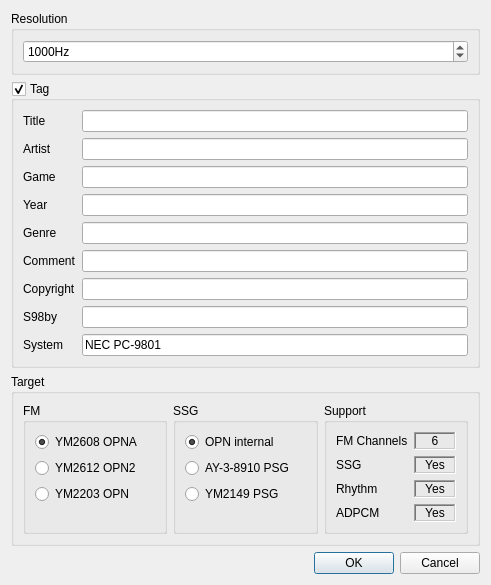
<?xml version="1.0" encoding="UTF-8"?>
<ui version="4.0">
 <class>S98ExportSettingsDialog</class>
 <widget class="QDialog" name="S98ExportSettingsDialog">
  <property name="geometry">
   <rect>
    <x>0</x>
    <y>0</y>
    <width>491</width>
    <height>521</height>
   </rect>
  </property>
  <property name="windowTitle">
   <string>S98 export settings</string>
  </property>
  <layout class="QVBoxLayout" name="verticalLayout_3">
   <item>
    <widget class="QGroupBox" name="resGroupBox">
     <property name="title">
      <string>Resolution</string>
     </property>
     <layout class="QHBoxLayout" name="horizontalLayout_2">
      <item>
       <widget class="QSpinBox" name="resSpinBox">
        <property name="suffix">
         <string notr="true">Hz</string>
        </property>
        <property name="minimum">
         <number>1</number>
        </property>
        <property name="maximum">
         <number>100000</number>
        </property>
        <property name="value">
         <number>1000</number>
        </property>
       </widget>
      </item>
     </layout>
    </widget>
   </item>
   <item>
    <widget class="QGroupBox" name="tagGroupBox">
     <property name="title">
      <string>Tag</string>
     </property>
     <property name="checkable">
      <bool>true</bool>
     </property>
     <layout class="QGridLayout" name="gridLayout">
      <item row="0" column="0">
       <widget class="QLabel" name="titleLabel">
        <property name="text">
         <string>Title</string>
        </property>
       </widget>
      </item>
      <item row="0" column="1">
       <widget class="QLineEdit" name="titleLineEdit"/>
      </item>
      <item row="1" column="0">
       <widget class="QLabel" name="artistLabel">
        <property name="text">
         <string>Artist</string>
        </property>
       </widget>
      </item>
      <item row="1" column="1">
       <widget class="QLineEdit" name="artistLineEdit"/>
      </item>
      <item row="2" column="0">
       <widget class="QLabel" name="gameLabel">
        <property name="text">
         <string>Game</string>
        </property>
       </widget>
      </item>
      <item row="2" column="1">
       <widget class="QLineEdit" name="gameLineEdit"/>
      </item>
      <item row="3" column="0">
       <widget class="QLabel" name="yearLabel">
        <property name="text">
         <string>Year</string>
        </property>
       </widget>
      </item>
      <item row="3" column="1">
       <widget class="QLineEdit" name="yearLineEdit"/>
      </item>
      <item row="4" column="0">
       <widget class="QLabel" name="genreLabel">
        <property name="text">
         <string>Genre</string>
        </property>
       </widget>
      </item>
      <item row="4" column="1">
       <widget class="QLineEdit" name="genreLineEdit"/>
      </item>
      <item row="5" column="0">
       <widget class="QLabel" name="commentLabel">
        <property name="text">
         <string>Comment</string>
        </property>
       </widget>
      </item>
      <item row="5" column="1">
       <widget class="QLineEdit" name="commentLineEdit"/>
      </item>
      <item row="6" column="0">
       <widget class="QLabel" name="copyrightLabel">
        <property name="text">
         <string>Copyright</string>
        </property>
       </widget>
      </item>
      <item row="6" column="1">
       <widget class="QLineEdit" name="copyrightLineEdit"/>
      </item>
      <item row="7" column="0">
       <widget class="QLabel" name="s98byLabel">
        <property name="text">
         <string>S98by</string>
        </property>
       </widget>
      </item>
      <item row="7" column="1">
       <widget class="QLineEdit" name="s98byLineEdit"/>
      </item>
      <item row="8" column="0">
       <widget class="QLabel" name="systemLabel">
        <property name="text">
         <string>System</string>
        </property>
       </widget>
      </item>
      <item row="8" column="1">
       <widget class="QLineEdit" name="systemLineEdit">
        <property name="text">
         <string>NEC PC-9801</string>
        </property>
       </widget>
      </item>
     </layout>
    </widget>
   </item>
   <item>
    <widget class="QGroupBox" name="groupBox">
     <property name="title">
      <string>Target</string>
     </property>
     <layout class="QHBoxLayout" name="horizontalLayout">
      <item>
       <widget class="QGroupBox" name="groupBox_2">
        <property name="title">
         <string>FM</string>
        </property>
        <layout class="QVBoxLayout" name="verticalLayout">
         <item>
          <widget class="QRadioButton" name="ym2608RadioButton">
           <property name="text">
            <string>YM2608 OPNA</string>
           </property>
           <property name="checked">
            <bool>true</bool>
           </property>
          </widget>
         </item>
         <item>
          <widget class="QRadioButton" name="ym2612RadioButton">
           <property name="text">
            <string>YM2612 OPN2</string>
           </property>
          </widget>
         </item>
         <item>
          <widget class="QRadioButton" name="ym2203RadioButton">
           <property name="text">
            <string>YM2203 OPN</string>
           </property>
          </widget>
         </item>
         <item>
          <spacer name="verticalSpacer">
           <property name="orientation">
            <enum>Qt::Vertical</enum>
           </property>
           <property name="sizeHint" stdset="0">
            <size>
             <width>20</width>
             <height>40</height>
            </size>
           </property>
          </spacer>
         </item>
        </layout>
       </widget>
      </item>
      <item>
       <widget class="QGroupBox" name="groupBox_3">
        <property name="title">
         <string>SSG</string>
        </property>
        <layout class="QVBoxLayout" name="verticalLayout_2">
         <item>
          <widget class="QRadioButton" name="internalSsgRadioButton">
           <property name="text">
            <string>OPN internal</string>
           </property>
           <property name="checked">
            <bool>true</bool>
           </property>
          </widget>
         </item>
         <item>
          <widget class="QRadioButton" name="ay8910PsgRadioButton">
           <property name="text">
            <string>AY-3-8910 PSG</string>
           </property>
          </widget>
         </item>
         <item>
          <widget class="QRadioButton" name="ym2149PsgRadioButton">
           <property name="text">
            <string>YM2149 PSG</string>
           </property>
          </widget>
         </item>
         <item>
          <spacer name="verticalSpacer_2">
           <property name="orientation">
            <enum>Qt::Vertical</enum>
           </property>
           <property name="sizeHint" stdset="0">
            <size>
             <width>20</width>
             <height>40</height>
            </size>
           </property>
          </spacer>
         </item>
        </layout>
       </widget>
      </item>
      <item>
       <widget class="QGroupBox" name="groupBox_4">
        <property name="title">
         <string>Support</string>
        </property>
        <layout class="QFormLayout" name="formLayout">
         <item row="0" column="0">
          <widget class="QLabel" name="label">
           <property name="text">
            <string>FM Channels</string>
           </property>
          </widget>
         </item>
         <item row="0" column="1">
          <widget class="QLabel" name="supportFmChannelsLabel">
           <property name="frameShape">
            <enum>QFrame::WinPanel</enum>
           </property>
           <property name="frameShadow">
            <enum>QFrame::Sunken</enum>
           </property>
           <property name="text">
            <string notr="true">6</string>
           </property>
           <property name="textFormat">
            <enum>Qt::PlainText</enum>
           </property>
           <property name="alignment">
            <set>Qt::AlignCenter</set>
           </property>
          </widget>
         </item>
         <item row="1" column="0">
          <widget class="QLabel" name="label_4">
           <property name="text">
            <string>SSG</string>
           </property>
          </widget>
         </item>
         <item row="1" column="1">
          <widget class="QLabel" name="supportSsgLabel">
           <property name="frameShape">
            <enum>QFrame::WinPanel</enum>
           </property>
           <property name="frameShadow">
            <enum>QFrame::Sunken</enum>
           </property>
           <property name="text">
            <string>Yes</string>
           </property>
           <property name="textFormat">
            <enum>Qt::PlainText</enum>
           </property>
           <property name="alignment">
            <set>Qt::AlignCenter</set>
           </property>
          </widget>
         </item>
         <item row="2" column="0">
          <widget class="QLabel" name="label_6">
           <property name="text">
            <string>Rhythm</string>
           </property>
          </widget>
         </item>
         <item row="2" column="1">
          <widget class="QLabel" name="supportRhythmLabel">
           <property name="frameShape">
            <enum>QFrame::WinPanel</enum>
           </property>
           <property name="frameShadow">
            <enum>QFrame::Sunken</enum>
           </property>
           <property name="text">
            <string>Yes</string>
           </property>
           <property name="textFormat">
            <enum>Qt::PlainText</enum>
           </property>
           <property name="alignment">
            <set>Qt::AlignCenter</set>
           </property>
          </widget>
         </item>
         <item row="3" column="0">
          <widget class="QLabel" name="label_7">
           <property name="text">
            <string>ADPCM</string>
           </property>
          </widget>
         </item>
         <item row="3" column="1">
          <widget class="QLabel" name="supportAdpcmLabel">
           <property name="frameShape">
            <enum>QFrame::WinPanel</enum>
           </property>
           <property name="frameShadow">
            <enum>QFrame::Sunken</enum>
           </property>
           <property name="text">
            <string>Yes</string>
           </property>
           <property name="textFormat">
            <enum>Qt::PlainText</enum>
           </property>
           <property name="alignment">
            <set>Qt::AlignCenter</set>
           </property>
          </widget>
         </item>
        </layout>
       </widget>
      </item>
     </layout>
    </widget>
   </item>
   <item>
    <widget class="QDialogButtonBox" name="buttonBox">
     <property name="orientation">
      <enum>Qt::Horizontal</enum>
     </property>
     <property name="standardButtons">
      <set>QDialogButtonBox::Cancel|QDialogButtonBox::Ok</set>
     </property>
    </widget>
   </item>
  </layout>
 </widget>
 <tabstops>
  <tabstop>resSpinBox</tabstop>
  <tabstop>tagGroupBox</tabstop>
  <tabstop>titleLineEdit</tabstop>
  <tabstop>artistLineEdit</tabstop>
  <tabstop>gameLineEdit</tabstop>
  <tabstop>yearLineEdit</tabstop>
  <tabstop>genreLineEdit</tabstop>
  <tabstop>commentLineEdit</tabstop>
  <tabstop>copyrightLineEdit</tabstop>
  <tabstop>s98byLineEdit</tabstop>
  <tabstop>systemLineEdit</tabstop>
  <tabstop>ym2608RadioButton</tabstop>
  <tabstop>ym2612RadioButton</tabstop>
  <tabstop>ym2203RadioButton</tabstop>
  <tabstop>internalSsgRadioButton</tabstop>
  <tabstop>ay8910PsgRadioButton</tabstop>
  <tabstop>ym2149PsgRadioButton</tabstop>
 </tabstops>
 <resources/>
 <connections>
  <connection>
   <sender>buttonBox</sender>
   <signal>accepted()</signal>
   <receiver>S98ExportSettingsDialog</receiver>
   <slot>accept()</slot>
   <hints>
    <hint type="sourcelabel">
     <x>248</x>
     <y>254</y>
    </hint>
    <hint type="destinationlabel">
     <x>157</x>
     <y>274</y>
    </hint>
   </hints>
  </connection>
  <connection>
   <sender>buttonBox</sender>
   <signal>rejected()</signal>
   <receiver>S98ExportSettingsDialog</receiver>
   <slot>reject()</slot>
   <hints>
    <hint type="sourcelabel">
     <x>316</x>
     <y>260</y>
    </hint>
    <hint type="destinationlabel">
     <x>286</x>
     <y>274</y>
    </hint>
   </hints>
  </connection>
 </connections>
</ui>
